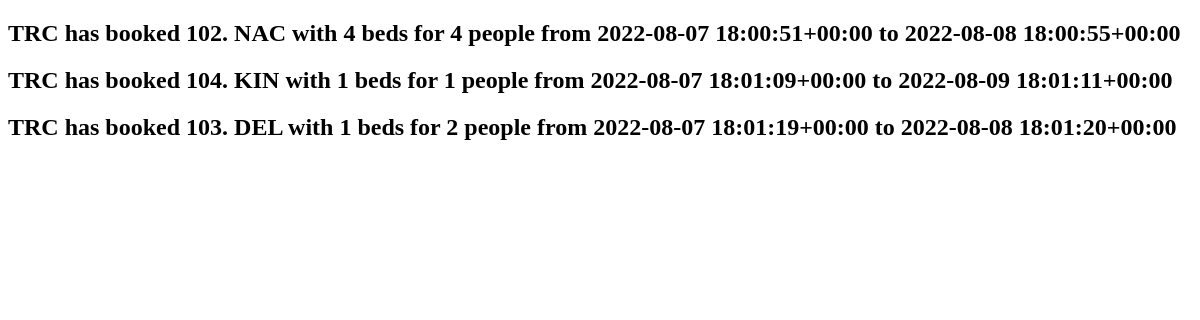
Before: /booking_list/ with the older database file.
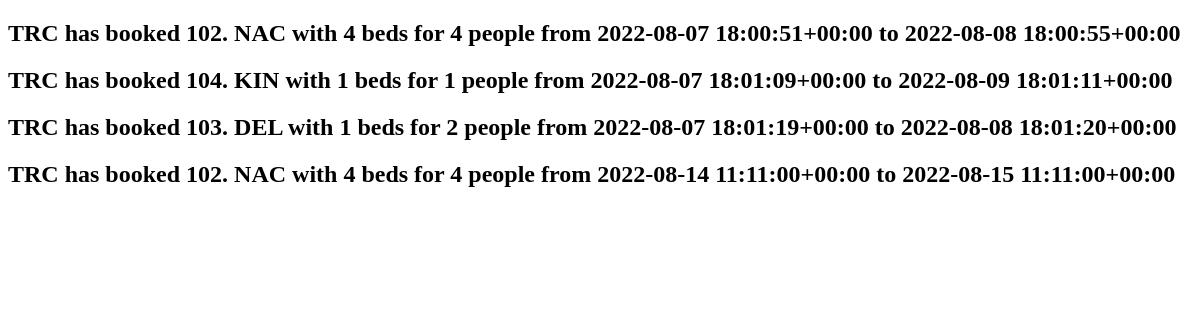
After: the same page with the newer database file.
### hotel/models.py (models this page shows)
class Booking(models.Model):
    user = models.ForeignKey(settings.AUTH_USER_MODEL, on_delete=models.CASCADE)
    room = models.ForeignKey(Room, on_delete=models.CASCADE)
    check_in = models.DateTimeField()
    check_out = models.DateTimeField()
    def __str__(self):
        return f'{self.user} has booked {self.room} from {self.check_in} to {self.check_out}'

class Room(models.Model):
    ROOM_CATEGORIES=(
        ('YAC', 'AC'),
        ('NAC', 'NON-AC'),
        ('DEL', 'DELUXE'),
        ('KIN', 'KING'),
        ('QUE', 'QUEEN'),
    )
    number = models.IntegerField()
    category = models.CharField(max_length=3, choices=ROOM_CATEGORIES)
    beds = models.IntegerField()
    capacity = models.IntegerField()
    def __str__(self):
        return f'{self.number}. {self.category} with {self.beds} beds for {self.capacity} people'

### hotel/views.py (the view)
# urls.py: path('booking_list/', BookingList.as_view(), name='BookingList'),
class BookingList(ListView):
    model=Booking

### hotel/templates/hotel/booking_list.html (shortened to what this page needs)
<!DOCTYPE html>
<html lang="en">
<head>
</head>
<body>
    {%for booking in booking_list%}
    <h2>{{booking}}</h2>
    {% endfor %}
</body>
</html>

Changed rows visible on the page:
added Booking: user+room+check_in "TRC has booked 102. NAC with 4 beds for 4 people from 2022-08-14 11:11:00+00:00 to 2022-08-15 11:11:00+00:00"
